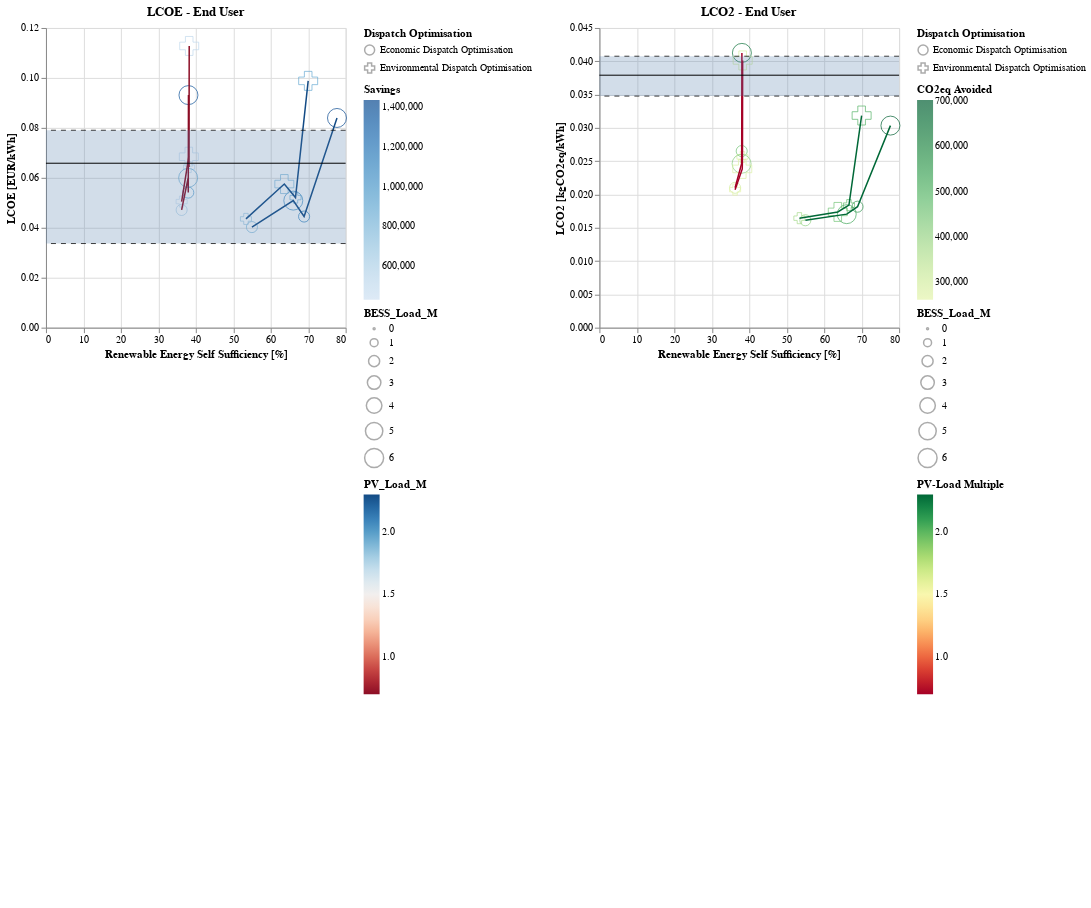

Write notebook code for a chart like this one.
### Code cell
shape_values = {'Economic Dispatch Optimisation': 'circle', 'Environmental Dispatch Optimisation': 'cross'}

lines_lcoe_enduser_econ= alt.Chart(results_econ, title='LCOE - End User').mark_line(
    size= 1.5
).encode(
    x= alt.X('ress:Q', axis= alt.Axis(title='Renewable Energy Self Sufficiency [%]')),
    y= alt.Y('lcoe_enduser:Q', axis= alt.Axis(title='LCOE [EUR/kWh]')),
    # shape= alt.Shape(
    #     'earnings_class:N',
    #     scale=alt.Scale(
    #         domain=list(shape_values.keys()),
    #         range=list(shape_values.values())
    #     )
    # ),
    color= alt.Color('PV_Load_M:Q').scale(
        scheme='redblue',
        #domain= (0, 8)
    ),
)
lines_lcoe_enduser_env= alt.Chart(results_env, title='LCOE - End User').mark_line(
    size= 1.5
).encode(
    x= alt.X('ress:Q', axis= alt.Axis(title='Renewable Energy Self Sufficiency [%]')),
    y= alt.Y('lcoe_enduser:Q', axis= alt.Axis(title='LCOE [EUR/kWh]')),
    # shape= alt.Shape(
    #     'earnings_class:N',
    #     scale=alt.Scale(
    #         domain=list(shape_values.keys()),
    #         range=list(shape_values.values())
    #     )
    # ),
    color= alt.Color(
        'PV_Load_M:Q',
        legend= alt.Legend(
            title= '',
            labelOpacity=0,
            gradientOpacity=0,
            symbolOpacity=0
        )
    ).scale(
        scheme='redblue',
        #domain= (0, 8)
    )
)
points_lcoe_enduser= alt.Chart(results).mark_point(
    size= 150,
    strokeWidth= 1
).encode(
    alt.X(
        'ress:Q',
        # axis= alt.Axis(
        #     title='',
        #     labelOpacity= 0
        # )
    ),
    alt.Y(
        'lcoe_enduser:Q',
        # axis= alt.Axis(
        #     title='',
        #     labelOpacity= 0
        # )
    ),
    shape= alt.Shape(
        'label:N',
        scale=alt.Scale(
            domain=list(shape_values.keys()),
            range=list(shape_values.values())
        ),
        legend= alt.Legend(
            title= 'Dispatch Optimisation'
        )
    ),
    color= alt.Color(
        'savings:Q',
        legend= alt.Legend(
            title='Savings',
            #title='',
            # labelOpacity= 0,
            # symbolOpacity= 0,
            # gradientOpacity= 0,
            # titleOpacity=0
        )
    ).scale(
        scheme='blues',
        #domain= (-1500000, 1500000)
    ),
    size= alt.Size(
        'BESS_Load_M:Q',
        legend= alt.Legend(
            #title= '',
        )
    )
)


lines_lco2_enduser_econ= alt.Chart(results_econ, title='LCO2 - End User').mark_line(
    size= 1.5
).encode(
    x= alt.X('ress:Q', axis= alt.Axis(title='Renewable Energy Self Sufficiency [%]')),
    y= alt.Y('lco2_enduser:Q', axis= alt.Axis(title='LCO2 [kgCO2eq/kWh]')),
    # shape= alt.Shape(
    #     'earnings_class:N',
    #     scale=alt.Scale(
    #         domain=list(shape_values.keys()),
    #         range=list(shape_values.values())
    #     )
    # ),
    color= alt.Color(
        'PV_Load_M:Q',
        legend= alt.Legend(
            title= 'PV-Load Multiple'
        )
    ).scale(
        scheme='redyellowgreen',
        #domain= (0, 8)
    ),
)
lines_lco2_enduser_env= alt.Chart(results_env, title='LCO2 - End User').mark_line(
    size= 1.5
).encode(
    x= alt.X('ress:Q', axis= alt.Axis(title='Renewable Energy Self Sufficiency [%]')),
    y= alt.Y('lco2_enduser:Q', axis= alt.Axis(title='LCO2 [kgCO2eq/kWh]')),
    # shape= alt.Shape(
    #     'earnings_class:N',
    #     scale=alt.Scale(
    #         domain=list(shape_values.keys()),
    #         range=list(shape_values.values())
    #     )
    # ),
    color= alt.Color(
        'PV_Load_M:Q',
        legend= alt.Legend(
            title= '',
            labelOpacity=0,
            gradientOpacity=0,
            titleOpacity=0
        )
    ).scale(
        scheme='redyellowgreen',
        #domain= (0, 8)
    ),
)
points_lco2_enduser= alt.Chart(results).mark_point(
    size= 150,
    strokeWidth= 1
).encode(
    alt.X(
        'ress:Q',
        # axis= alt.Axis(
        #     title='',
        #     labelOpacity= 0
        # )
    ),
    alt.Y(
        'lco2_enduser:Q',
        # axis= alt.Axis(
        #     title='',
        #     labelOpacity= 0
        # )
    ),
    shape= alt.Shape(
        'label:N',
        scale=alt.Scale(
            domain=list(shape_values.keys()),
            range=list(shape_values.values()),
        ),
        legend= alt.Legend(
            title= 'Dispatch Optimisation'
        )
    ),
    color= alt.Color(
        'co2avoided:Q',
        legend= alt.Legend(
            title='CO2eq Avoided',
            # title='',
            # labelOpacity= 0,
            # symbolOpacity= 0,
            # gradientOpacity= 0
        )
    ).scale(
        scheme='yellowgreen',
        #domain= (-800000, 500000)
    ),
    size= alt.Size(
        'BESS_Load_M:Q'
    )
)


# alt.layer(lines_lcoe + points_lcoe)#.resolve_scale(shape= 'independent')


alt.hconcat(
    alt.layer(
        points_lcoe_enduser,
        lines_lcoe_enduser_econ,
        lines_lcoe_enduser_env,
        chart_band_price,
        chart_rule_price_quartiles,
        chart_rule_price_avg
    ).resolve_scale(
        color= 'independent',
        size= 'independent'
    ),
    alt.layer(
        points_lco2_enduser,
        lines_lco2_enduser_econ,
        lines_lco2_enduser_env,
        chart_band_co2,
        chart_rule_co2_quartiles,
        chart_rule_co2_avg
    ).resolve_scale(
        color= 'independent',
        size= 'independent'
    )
).resolve_scale(
    #legend= 'independent',
    #scale= 'independent',
    shape= 'independent',
    color= 'independent'
)
